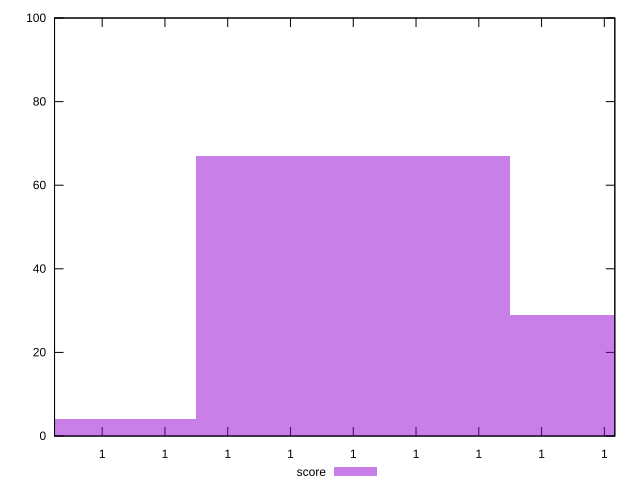

This figure's gnuplot source:
reset

$score <<EOF
0.999999999999 67
1 29
0.9999999999979999 4
EOF

set key outside below
set boxwidth 1e-12
set xrange [0.9999999999980482:0.999999999999833]
set yrange [0:100]
set trange [0:100]
set style fill transparent solid 0.5 noborder
set terminal svg size 640, 490 enhanced background rgb 'white'
set output "report_00008_2021-01-22T20:58:29.167/bootup-time/samples/pages+cached+noexternal+nojs/score/histogram.svg"

plot $score title "score" with boxes

reset
